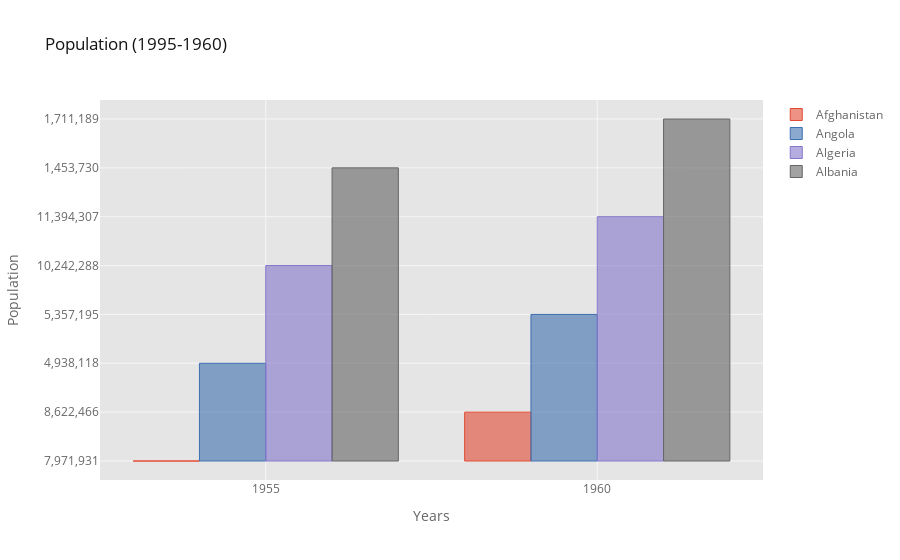

Here is the notebook cell this chart was saved with:
### Code cell
#barchart shows the comparison between four countries over two years
df_pivot3.iplot(kind='bar', sortbars=True,theme='ggplot',xTitle='Years',yTitle='Population',title='Population (1995-1960)')

### Figure 1 — Plotly figure (JSON) as saved in the notebook; plotly's stock layout.template omitted (floating-point values rounded to 4 significant figures)
{"data": [{"marker": {"color": "rgba(226, 74, 51, 0.6)", "line": {"color": "rgba(226, 74, 51, 1.0)", "width": 1}}, "name": "Afghanistan", "orientation": "v", "text": "", "type": "bar", "x": [1955, 1960], "y": ["7,971,931", "8,622,466"]}, {"marker": {"color": "rgba(62, 111, 176, 0.6)", "line": {"color": "rgba(62, 111, 176, 1.0)", "width": 1}}, "name": "Angola", "orientation": "v", "text": "", "type": "bar", "x": [1955, 1960], "y": ["4,938,118", "5,357,195"]}, {"marker": {"color": "rgba(132, 118, 202, 0.6)", "line": {"color": "rgba(132, 118, 202, 1.0)", "width": 1}}, "name": "Algeria", "orientation": "v", "text": "", "type": "bar", "x": [1955, 1960], "y": ["10,242,288", "11,394,307"]}, {"marker": {"color": "rgba(101, 101, 101, 0.6)", "line": {"color": "rgba(101, 101, 101, 1.0)", "width": 1}}, "name": "Albania", "orientation": "v", "text": "", "type": "bar", "x": [1955, 1960], "y": ["1,453,730", "1,711,189"]}], "layout": {"legend": {"bgcolor": "#FFFFFF", "font": {"color": "#666666"}}, "paper_bgcolor": "#FFFFFF", "plot_bgcolor": "#E5E5E5", "title": {"font": {"color": "#151516"}, "text": "Population (1995-1960)"}, "xaxis": {"gridcolor": "#F6F6F6", "showgrid": true, "tickfont": {"color": "#666666"}, "title": {"font": {"color": "#666666"}, "text": "Years"}, "zerolinecolor": "#F6F6F6"}, "yaxis": {"gridcolor": "#F6F6F6", "showgrid": true, "tickfont": {"color": "#666666"}, "title": {"font": {"color": "#666666"}, "text": "Population"}, "zerolinecolor": "#F6F6F6"}}}
